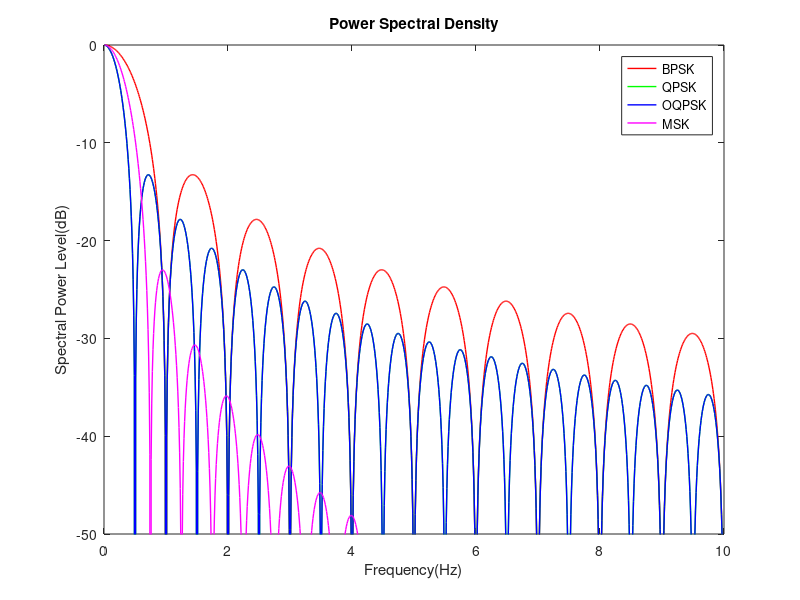

Here is the MATLAB script that generated this plot:
clear all
close all

f=0.01:0.01:10;
A=1;
Tb=1;
S_BPSK=A^2*Tb*(sin(pi*f*Tb)./(pi*f*Tb)).^2;

plot(f,10*log10(S_BPSK/max(S_BPSK)),'r','linewidth',1)

axis([0 10 -50 0])
xlabel('Frequency(Hz)')
ylabel('Spectral Power Level(dB)')
title('Power Spectral Density')
hold on
S_QPSK=2*A^2*2*Tb*(sin(2*pi*f*Tb)./(2*pi*f*Tb)).^2;
plot(f,10*log10(S_QPSK/max(S_QPSK)),'g','linewidth',1)
hold on
S_OQPSK=2*A^2*2*Tb*(sin(2*pi*f*Tb)./(2*pi*f*Tb)).^2;
plot(f,10*log10(S_OQPSK/max(S_OQPSK)),'b','linewidth',1)
hold on
S_MSK=(32*A^2*Tb^2/(pi^2))*(cos(2*pi*f*Tb)./(1-16*f.^2*Tb^2)).^2;
S_MSK(25)=2;
M_MSK=max(S_MSK);
Y_MSK=10*log10(S_MSK/M_MSK);
plot(f,Y_MSK,'m','linewidth',1)
hold on
legend('BPSK','QPSK','OQPSK','MSK')
